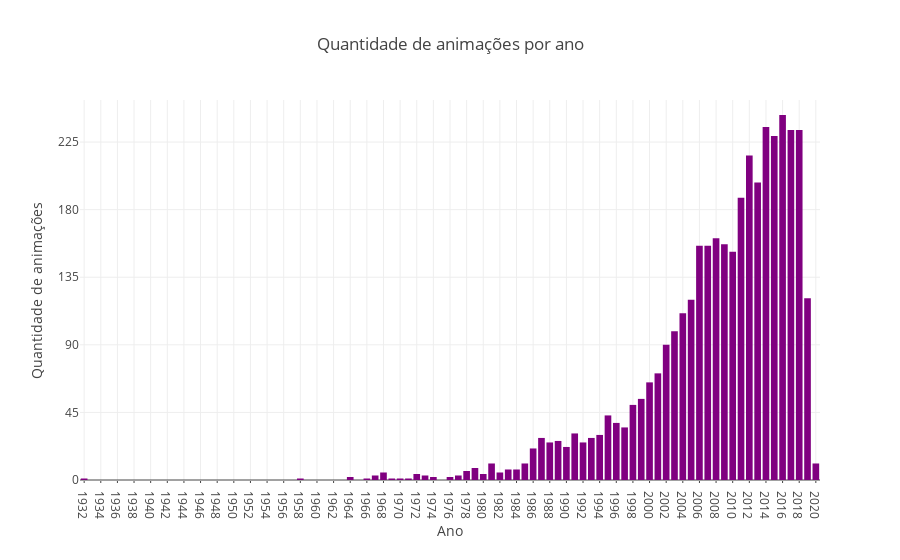

Write notebook code for a chart like this one.
### Code cell
graph = go.Bar(
    x=[x for x, _ in graph1], 
    y=[y for _, y in graph1],
    hovertext="animações",
    marker=dict(
        color="purple"
    ),
)

layout = go.Layout(
    title="Quantidade de animações por ano",
    xaxis=dict(
        title="Ano",
        showgrid=True,
        dtick=2,
        ticklen=2,
    ),
    yaxis=dict(
        title="Quantidade de animações",
        range=[0, max([int(y) for _, y in graph1]) + 10],
        dtick=45,
    )
)

fig = go.Figure(data=[graph], layout=layout)
plotly.offline.iplot(fig)
plotly.offline.plot(fig, filename="mal_year_count.html", auto_open=False)

### Figure 1 — Plotly figure (JSON) as saved in the notebook; plotly's stock layout.template omitted (floating-point values rounded to 4 significant figures)
{"data": [{"hovertext": "animações", "marker": {"color": "purple"}, "type": "bar", "uid": "55908e88-9b72-4399-af15-80b0b2470fa0", "x": ["1932", "1958", "1964", "1966", "1967", "1968", "1969", "1970", "1971", "1972", "1973", "1974", "1976", "1977", "1978", "1979", "1980", "1981", "1982", "1983", "1984", "1985", "1986", "1987", "1988", "1989", "1990", "1991", "1992", "1993", "1994", "1995", "1996", "1997", "1998", "1999", "2000", "2001", "2002", "2003", "2004", "2005", "2006", "2007", "2008", "2009", "2010", "2011", "2012", "2013", "2014", "2015", "2016", "2017", "2018", "2019", "2020"], "y": [1, 1, 2, 1, 3, 5, 1, 1, 1, 4, 3, 2, 2, 3, 6, 8, 4, 11, 5, 7, 7, 11, 21, 28, 25, 26, 22, 31, 25, 28, 30, 43, 38, 35, 50, 54, 65, 71, 90, 99, 111, 120, 156, 156, 161, 157, 152, 188, 216, 198, 235, 229, 243, 233, 233, 121, 11]}], "layout": {"title": {"text": "Quantidade de animações por ano"}, "xaxis": {"dtick": 2, "showgrid": true, "ticklen": 2, "title": {"text": "Ano"}}, "yaxis": {"dtick": 45, "range": [0, 253], "title": {"text": "Quantidade de animações"}}}}
